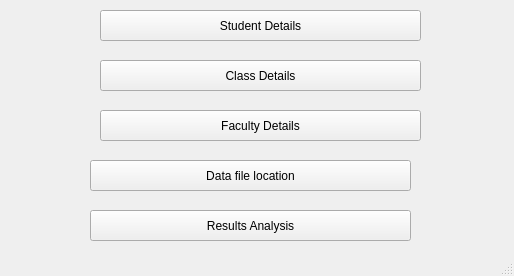
<?xml version="1.0" encoding="UTF-8"?>
<ui version="4.0">
 <class>MainWindow</class>
 <widget class="QMainWindow" name="MainWindow">
  <property name="geometry">
   <rect>
    <x>0</x>
    <y>0</y>
    <width>514</width>
    <height>276</height>
   </rect>
  </property>
  <property name="windowTitle">
   <string> Results Analysis</string>
  </property>
  <widget class="QWidget" name="centralwidget">
   <widget class="QPushButton" name="pushButton">
    <property name="geometry">
     <rect>
      <x>100</x>
      <y>60</y>
      <width>321</width>
      <height>31</height>
     </rect>
    </property>
    <property name="text">
     <string>Class Details</string>
    </property>
   </widget>
   <widget class="QPushButton" name="pushButton_2">
    <property name="geometry">
     <rect>
      <x>100</x>
      <y>110</y>
      <width>321</width>
      <height>31</height>
     </rect>
    </property>
    <property name="text">
     <string>Faculty Details</string>
    </property>
   </widget>
   <widget class="QPushButton" name="pushButton_3">
    <property name="geometry">
     <rect>
      <x>100</x>
      <y>10</y>
      <width>321</width>
      <height>31</height>
     </rect>
    </property>
    <property name="text">
     <string>Student Details</string>
    </property>
   </widget>
   <widget class="QPushButton" name="pushButton_4">
    <property name="geometry">
     <rect>
      <x>90</x>
      <y>160</y>
      <width>321</width>
      <height>31</height>
     </rect>
    </property>
    <property name="text">
     <string>Data file location</string>
    </property>
   </widget>
   <widget class="QPushButton" name="pushButton_5">
    <property name="geometry">
     <rect>
      <x>90</x>
      <y>210</y>
      <width>321</width>
      <height>31</height>
     </rect>
    </property>
    <property name="text">
     <string>Results Analysis</string>
    </property>
   </widget>
  </widget>
  <widget class="QStatusBar" name="statusbar"/>
 </widget>
 <resources/>
 <connections/>
</ui>
